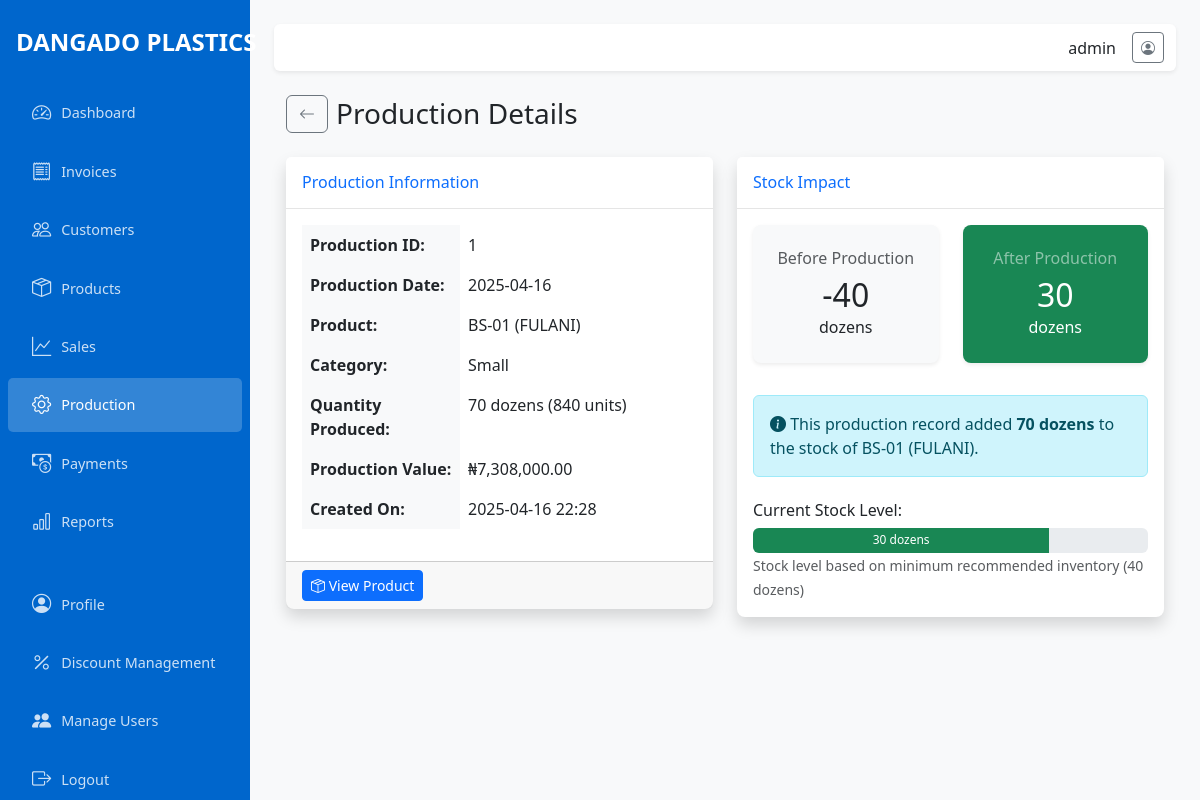
Screenshot of /production/view/1 (signed in) with the database file from the repository.
### app/models.py (models this page shows, shortened)
class User(UserMixin, db.Model):
    id = db.Column(db.Integer, primary_key=True)
    username = db.Column(db.String(64), unique=True, nullable=False)
    email = db.Column(db.String(120), unique=True, nullable=False)
    password_hash = db.Column(db.String(128), nullable=False)
    is_admin = db.Column(db.Boolean, default=False)
    created_at = db.Column(db.DateTime, default=datetime.utcnow)

class Production(db.Model):
    id = db.Column(db.Integer, primary_key=True)
    product_id = db.Column(db.Integer, db.ForeignKey('product.id'), nullable=False)
    quantity_produced = db.Column(db.Integer, nullable=False)  # In units
    production_date = db.Column(db.Date, default=datetime.utcnow)
    created_at = db.Column(db.DateTime, default=datetime.utcnow)

class Product(db.Model):
    id = db.Column(db.Integer, primary_key=True)
    product_name = db.Column(db.String(100), nullable=False)
    category = db.Column(db.String(50), default='Small')  # 'Big' or 'Small'
    price = db.Column(db.Float, nullable=False)
    stock_quantity = db.Column(db.Integer, default=0)  # In units (dozens * 12)
    created_at = db.Column(db.DateTime, default=datetime.utcnow)
    updated_at = db.Column(db.DateTime, default=datetime.utcnow, onupdate=datetime.utcnow)
    sales = db.relationship('Sale', backref='product', lazy=True)
    production_records = db.relationship('Production', backref='product', lazy=True)

### app/routes/production.py (the view)
@production.route('/production/view/<int:id>')
@login_required
def view(id):
    production_record = Production.query.get_or_404(id)
    return render_template('production/view.html', production=production_record)

### app/models.py (called while the page is built)
@login_manager.user_loader
def load_user(user_id):
    return User.query.get(int(user_id))

### app/templates/production/view.html (shortened to what this page needs)
{% extends 'layout.html' %}
{% block content %}
<div class="container-fluid">
    <div class="d-flex align-items-center mb-4">
        <a href="{{ url_for('production.index') }}" class="btn btn-outline-secondary me-2">
            <i class="bi bi-arrow-left"></i>
        </a>
        <h1 class="h3 mb-0">Production Details</h1>
    </div>
    <div class="row">
        <div class="col-md-6">
            <div class="card shadow mb-4">
                <div class="card-header py-3">
                    <h6 class="m-0 font-weight-bold text-primary">Production Information</h6>
                </div>
                <div class="card-body">
                    <table class="table table-borderless">
                        <tr>
                            <th width="40%">Production ID:</th>
                            <td>{{ production.id }}</td>
                        </tr>
                        <tr>
                            <th>Production Date:</th>
                            <td>{{ production.production_date.strftime('%Y-%m-%d') }}</td>
                        </tr>
                        <tr>
                            <th>Product:</th>
                            <td>{{ production.product.product_name }}</td>
                        </tr>
                        <tr>
                            <th>Category:</th>
                            <td>{{ production.product.category }}</td>
                        </tr>
                        <tr>
                            <th>Quantity Produced:</th>
                            <td>{{ production.quantity_produced // 12 }} dozens ({{ production.quantity_produced }} units)</td>
                        </tr>
                        <tr>
                            <th>Production Value:</th>
                            <td>₦{{ "{:,.2f}".format(production.product.price * production.quantity_produced) }}</td>
                        </tr>
                        <tr>
                            <th>Created On:</th>
                            <td>{{ production.created_at.strftime('%Y-%m-%d %H:%M') }}</td>
                        </tr>
                    </table>
                </div>
                <div class="card-footer">
                    <a href="{{ url_for('products.view', id=production.product.id) }}" class="btn btn-primary btn-sm">
                        <i class="bi bi-box-seam"></i> View Product
                    </a>
                </div>
            </div>
        </div>
        <div class="col-md-6">
            <div class="card shadow mb-4">
                <div class="card-header py-3">
                    <h6 class="m-0 font-weight-bold text-primary">Stock Impact</h6>
                </div>
                <div class="card-body">
                    <div class="row mb-3">
                        <div class="col-md-6">
                            <div class="card bg-light mb-3">
                                <div class="card-body text-center py-4">
                                    <h6 class="text-muted mb-2">Before Production</h6>
                                    <h2 class="mb-0">
                                        {{ (production.product.stock_quantity - production.quantity_produced) // 12 }}
                                    </h2>
                                    <p class="mb-0">dozens</p>
                                </div>
                            </div>
                        </div>
                        <div class="col-md-6">
                            <div class="card bg-success text-white mb-3">
                                <div class="card-body text-center py-4">
                                    <h6 class="text-white-50 mb-2">After Production</h6>
                                    <h2 class="mb-0">
                                        {{ production.product.stock_quantity // 12 }}
                                    </h2>
                                    <p class="mb-0">dozens</p>
                                </div>
                            </div>
                        </div>
                    </div>
                    <div class="alert alert-info">
                        <i class="bi bi-info-circle-fill"></i> This production record added <strong>{{ production.quantity_produced // 12 }} dozens</strong> to the stock of {{ production.product.product_name }}.
                    </div>
                    <div class="mt-4">
                        <h6>Current Stock Level:</h6>
                        <div class="progress" style="height: 25px;">
                            {% set stock_pct = (production.product.stock_quantity / 480) * 100 if production.product.stock_quantity < 480 else 100 %}
                            {% set stock_class = 'bg-danger' if stock_pct < 25 else ('bg-warning' if stock_pct < 50 else 'bg-success') %}
                            <div class="progress-bar {{ stock_class }}" role="progressbar" style="width: {{ stock_pct }}%;"
                                aria-valuenow="{{ stock_pct }}" aria-valuemin="0" aria-valuemax="100">
                                {{ production.product.stock_quantity // 12 }} dozens
                            </div>
                        </div>
                        <small class="text-muted">Stock level based on minimum recommended inventory (40 dozens)</small>
                    </div>
                </div>
            </div>
        </div>
    </div>
</div>
{% endblock %}

### app/templates/layout.html (shortened to what this page needs)
<!DOCTYPE html>
<html lang="en">
<head>
    <link href="https://cdn.jsdelivr.net/npm/bootstrap@5.3.0-alpha1/dist/css/bootstrap.min.css" rel="stylesheet">
    <link href="https://cdn.jsdelivr.net/npm/bootstrap-icons@1.11.0/font/bootstrap-icons.css" rel="stylesheet">
</head>
<body>
    <div class="wrapper">
        <nav id="sidebar" class="sidebar">
            <div class="sidebar-header">
                <div class="navbar-brand">DANGADO PLASTICS</div>
            </div>
            <ul class="nav flex-column">
                <li class="nav-item">
                    <a href="{{ url_for('dashboard.index') }}" class="nav-link {% if request.endpoint == 'dashboard.index' %}active{% endif %}">
                        <i class="bi bi-speedometer2"></i> Dashboard
                    </a>
                </li>
                <li class="nav-item">
                    <a href="{{ url_for('invoices.index') }}" class="nav-link {% if 'invoices' in request.endpoint %}active{% endif %}">
                        <i class="bi bi-receipt"></i> Invoices
                    </a>
                </li>
                <li class="nav-item">
                    <a href="{{ url_for('customers.index') }}" class="nav-link {% if 'customers' in request.endpoint %}active{% endif %}">
                        <i class="bi bi-people"></i> Customers
                    </a>
                </li>
                <li class="nav-item">
                    <a href="{{ url_for('products.index') }}" class="nav-link {% if 'products' in request.endpoint %}active{% endif %}">
                        <i class="bi bi-box-seam"></i> Products
                    </a>
                </li>
                <li class="nav-item">
                    <a href="{{ url_for('sales.index') }}" class="nav-link {% if 'sales' in request.endpoint %}active{% endif %}">
                        <i class="bi bi-graph-up"></i> Sales
                    </a>
                </li>
                <li class="nav-item">
                    <a href="{{ url_for('production.index') }}" class="nav-link {% if 'production' in request.endpoint %}active{% endif %}">
                        <i class="bi bi-gear"></i> Production
                    </a>
                </li>
                <li class="nav-item">
                    <a href="{{ url_for('payments.index') }}" class="nav-link {% if 'payments' in request.endpoint %}active{% endif %}">
                        <i class="bi bi-cash-coin"></i> Payments
                    </a>
                </li>
                <li class="nav-item">
                    <a href="{{ url_for('reports.index') }}" class="nav-link {% if 'reports' in request.endpoint %}active{% endif %}">
                        <i class="bi bi-bar-chart"></i> Reports
                    </a>
                </li>
                <li class="nav-item mt-4">
                    <a href="{{ url_for('auth.profile') }}" class="nav-link {% if request.endpoint == 'auth.profile' %}active{% endif %}">
                        <i class="bi bi-person-circle"></i> Profile
                    </a>
                </li>
                {% if current_user.is_admin %}
                <li class="nav-item">
                    <a href="{{ url_for('discounts.index') }}" class="nav-link {% if 'discounts' in request.endpoint %}active{% endif %}">
                        <i class="bi bi-percent"></i> Discount Management
                    </a>
                </li>
                {% endif %}
                {% if current_user.is_admin %}
                <li class="nav-item">
                    <a href="{{ url_for('auth.user_list') }}" class="nav-link {% if request.endpoint == 'auth.user_list' %}active{% endif %}">
                        <i class="bi bi-people-fill"></i> Manage Users
                    </a>
                </li>
                {% endif %}
                <li class="nav-item">
                    <a href="{{ url_for('auth.logout') }}" class="nav-link">
                        <i class="bi bi-box-arrow-right"></i> Logout
                    </a>
                </li>
            </ul>
        </nav>
        <div class="main-content">
            <nav class="navbar navbar-expand-lg navbar-light bg-white shadow-sm mb-4 rounded">
                <div class="container-fluid">
                    <div class="ms-auto d-flex align-items-center">
                        <div class="me-3">
                            {{ current_user.username }}
                        </div>
                        <a href="{{ url_for('auth.profile') }}" class="btn btn-outline-secondary btn-sm">
                            <i class="bi bi-person-circle"></i>
                        </a>
                    </div>
                </div>
            </nav>
            {% block content %}{% endblock %}
        </div>
    </div>
</body>
</html>

### app/templates/layout.html (style rules this page uses)
:root { --primary-color: #0066cc; --secondary-color: #f8f9fa; --sidebar-width: 250px; }
body { font-family: 'Segoe UI', Arial, sans-serif; background-color: #f8f9fa; }
.sidebar { min-width: var(--sidebar-width); width: var(--sidebar-width); background-color: var(--primary-color); min-height: 100vh; position: fixed; transition: all 0.3s; z-index: 999; }
.sidebar .navbar-brand { color: white; padding: 1.5rem 1rem; font-size: 1.5rem; font-weight: bold; }
.sidebar .nav-link { color: rgba(255, 255, 255, 0.8); padding: 0.8rem 1.5rem; font-size: 0.9rem; display: flex; align-items: center; border-radius: 5px; margin: 2px 8px; }
.sidebar .nav-link.active { color: white; background-color: rgba(255, 255, 255, 0.2); }
.sidebar .nav-link i { margin-right: 10px; font-size: 1.2rem; }
.main-content { margin-left: var(--sidebar-width); padding: 1.5rem; transition: all 0.3s; }
.card { border: none; border-radius: 0.5rem; box-shadow: 0 0.125rem 0.25rem rgba(0, 0, 0, 0.075); margin-bottom: 1.5rem; }
.card-header { background-color: white; border-bottom: 1px solid rgba(0, 0, 0, 0.1); padding: 1rem; font-weight: 600; }
.table th { font-weight: 600; background-color: #f8f9fa; }

### rows the page displays
User: username "admin"
Production: id "1", production_date "2025-04-16", quantity_produced "70", quantity_produced "840", created_at "2025-04-16 22:28"
Product: product.product_name "BS-01 (FULANI)", product.category "Small", production.product.price*production.quantity_produced "7,308,000.00", stock_quantity.quantity_produced "-40", product "30"
